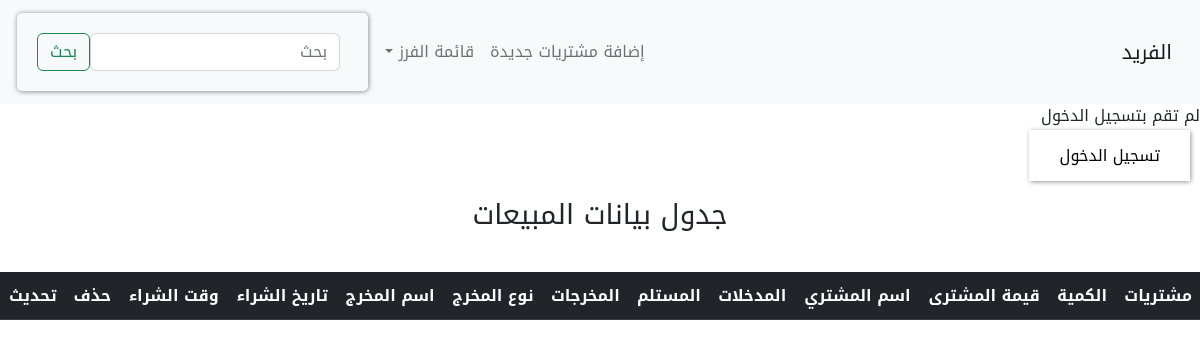
The app's page /, older data.
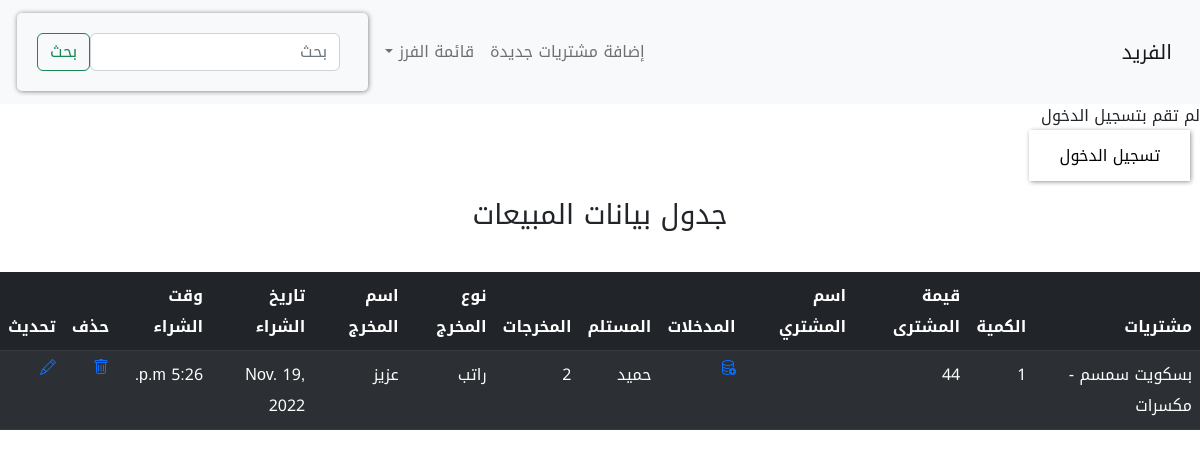
The same page, newer data.
### alfreed/models.py (models this page shows, shortened)
class Sales(models.Model):
    worker = models.ManyToManyField(Workers, blank=True)
    products = models.CharField(
        max_length=150, null=True, blank=True, default='لا يوجد')
    quantity = models.PositiveIntegerField(default=0)
    paid = models.PositiveIntegerField(default=0)
    date_created = models.DateTimeField(null=True, blank=True)
    created = models.DateTimeField(auto_now_add=True)
    income = models.PositiveIntegerField(default=0)
    receipiant = models.ManyToManyField(Workers, related_name='receipiant')
    outcome = models.PositiveIntegerField(default=0)
    type = models.CharField(max_length=50, null=True, blank=True)
    person = models.ManyToManyField(Workers, related_name='person')
    class Meta:
        ordering = ['-created']

class Workers(models.Model):
    name = models.CharField(max_length=50)
    def __str__(self):
        return str(self.name)

### alfreed/views.py (the view)
# urls.py: path('', views.index, name='index'),
def index(request):
    q = request.GET.get('q') if request.GET.get('q') != None else ''
    products = Sales.objects.filter(
        Q(worker__name__icontains=q)|
        Q(products__icontains=q)|
        Q(type__icontains=q)|
        Q(receipiant__name__icontains=q)|
        Q(person__name__icontains=q)|
        Q(quantity__icontains=q)|
        Q(paid__icontains=q)|
        Q(date_created__icontains=q)|
        Q(income__icontains=q)|
        Q(outcome__icontains=q)|
        Q(created__icontains=q)
        )
    worker_sum = Sales.objects.filter()
    p = Sales.objects.filter(products=q)
    workers = Workers.objects.all()
    return render(request, 'alfreed/index.html', {
        'products': products,
        'workers':workers,
        'prod':p
    })

### alfreed/templates/alfreed/index.html (shortened to what the changed rows need)
{% extends 'main.html' %}
{% block content %}
    <table class="table table-dark table-striped">
    <thead>
        <tr>
           <th>مشتريات</th>
           <th>الكمية</th>
           <th>قيمة المشترى</th>
           <th>اسم المشتري</th>
           <th>المدخلات</th>
           <th>المستلم</th>
           <th>المخرجات</th>
           <th>نوع المخرج</th>
           <th>اسم المخرج</th>
            <th>تاريخ الشراء</th>
            <th>وقت الشراء</th>
            <th>حذف</th>
            <th>تحديث</th>
        </tr>
    </thead>
    <tbody>
        {% for product in products  %}
        <tr>
            <td>
                {{product.products}}
            </td>
            <td>
                {{product.quantity}}
            </td>
            <td>
                {{product.paid}}
            </td>
            <td>
            </td>
            <td>
                {% if not product.income %}
    <p><a href="{% url 'update_income' product.pk %} "> </a>
      {% else %}
      {{product.income}}
    {% endif %}
            </td>
            <td>
                {% for worker in product.receipiant.all %}
                   {{worker}}
                {% endfor %}
            </td>
            <td>
                {% if not product.outcome %}
    <p><a href="{% url 'update_outcome' product.pk %} "> <svg xmlns="http://www.w3.org/2000/svg" width="16" height="16" fill="currentColor" class="bi bi-database-add" viewBox="0 0 16 16">
        <path d="M12.5 16a3.5 3.5 0 1 0 0-7 3.5 3.5 0 0 0 0 7Zm.5-5v1h1a.5.5 0 0 1 0 1h-1v1a.5.5 0 0 1-1 0v-1h-1a.5.5 0 0 1 0-1h1v-1a.5.5 0 0 1 1 0Z"/>
        <path d="M12.096 6.223A4.92 4.92 0 0 0 13 5.698V7c0 .289-.213.654-.753 1.007a4.493 4.493 0 0 1 1.753.25V4c0-1.007-.875-1.755-1.904-2.223C11.022 1.289 9.573 1 8 1s-3.022.289-4.096.777C2.875 2.245 2 2.993 2 4v9c0 1.007.875 1.755 1.904 2.223C4.978 15.71 6.427 16 8 16c.536 0 1.058-.034 1.555-.097a4.525 4.525 0 0 1-.813-.927C8.5 14.992 8.252 15 8 15c-1.464 0-2.766-.27-3.682-.687C3.356 13.875 3 13.373 3 13v-1.302c.271.202.58.378.904.525C4.978 12.71 6.427 13 8 13h.027a4.552 4.552 0 0 1 0-1H8c-1.464 0-2.766-.27-3.682-.687C3.356 10.875 3 10.373 3 10V8.698c.271.202.58.378.904.525C4.978 9.71 6.427 10 8 10c.262 0 .52-.008.774-.024a4.525 4.525 0 0 1 1.102-1.132C9.298 8.944 8.666 9 8 9c-1.464 0-2.766-.27-3.682-.687C3.356 7.875 3 7.373 3 7V5.698c.271.202.58.378.904.525C4.978 6.711 6.427 7 8 7s3.022-.289 4.096-.777ZM3 4c0-.374.356-.875 1.318-1.313C5.234 2.271 6.536 2 8 2s2.766.27 3.682.687C12.644 3.125 13 3.627 13 4c0 .374-.356.875-1.318 1.313C10.766 5.729 9.464 6 8 6s-2.766-.27-3.682-.687C3.356 4.875 3 4.373 3 4Z"/>
      </svg> </a>
    {% else %}
    {{product.outcome}}
        {% endif %}
            </td>
            <td>
                {% if not product.type %}
    <p><a href="{% url 'update_outcome' product.pk %} "> <svg xmlns="http://www.w3.org/2000/svg" width="16" height="16" fill="currentColor" class="bi bi-database-add" viewBox="0 0 16 16">
        <path d="M12.5 16a3.5 3.5 0 1 0 0-7 3.5 3.5 0 0 0 0 7Zm.5-5v1h1a.5.5 0 0 1 0 1h-1v1a.5.5 0 0 1-1 0v-1h-1a.5.5 0 0 1 0-1h1v-1a.5.5 0 0 1 1 0Z"/>
        <path d="M12.096 6.223A4.92 4.92 0 0 0 13 5.698V7c0 .289-.213.654-.753 1.007a4.493 4.493 0 0 1 1.753.25V4c0-1.007-.875-1.755-1.904-2.223C11.022 1.289 9.573 1 8 1s-3.022.289-4.096.777C2.875 2.245 2 2.993 2 4v9c0 1.007.875 1.755 1.904 2.223C4.978 15.71 6.427 16 8 16c.536 0 1.058-.034 1.555-.097a4.525 4.525 0 0 1-.813-.927C8.5 14.992 8.252 15 8 15c-1.464 0-2.766-.27-3.682-.687C3.356 13.875 3 13.373 3 13v-1.302c.271.202.58.378.904.525C4.978 12.71 6.427 13 8 13h.027a4.552 4.552 0 0 1 0-1H8c-1.464 0-2.766-.27-3.682-.687C3.356 10.875 3 10.373 3 10V8.698c.271.202.58.378.904.525C4.978 9.71 6.427 10 8 10c.262 0 .52-.008.774-.024a4.525 4.525 0 0 1 1.102-1.132C9.298 8.944 8.666 9 8 9c-1.464 0-2.766-.27-3.682-.687C3.356 7.875 3 7.373 3 7V5.698c.271.202.58.378.904.525C4.978 6.711 6.427 7 8 7s3.022-.289 4.096-.777ZM3 4c0-.374.356-.875 1.318-1.313C5.234 2.271 6.536 2 8 2s2.766.27 3.682.687C12.644 3.125 13 3.627 13 4c0 .374-.356.875-1.318 1.313C10.766 5.729 9.464 6 8 6s-2.766-.27-3.682-.687C3.356 4.875 3 4.373 3 4Z"/>
      </svg> </a>
    {% else %}
            {{product.type}}
            {% endif %}
            </td>
            <td>
                {% for outcomer in product.person.all  %}
                {{ outcomer }}
                {% endfor %}
            </td>
            <td>
                {{product.date_created|date}}
            </td>
            <td>
                {{product.date_created|time}}
            </td>
            <td>
                <a href="{% url 'delete' product.id %}"></i></a>
            </td>
            <td>
                <a href="{% url 'update' product.id %}">  </a>
            </td>
            {% endfor %}
        </tr>
    </tbody>
</table>
{% endblock content %}

Row changes from the older to the newer data that the page shows:
added Sales: products "بسكويت سمسم - مكسرات", quantity "1", paid "44", income 0 (drawn), outcome "2", type "راتب", date_created "Nov. 19, 2022", date_created "5:26 p.m."
added Workers: name "حميد", shown under "بسكويت سمسم - مكسرات"
added Workers: name "عزيز", shown under "بسكويت سمسم - مكسرات"
